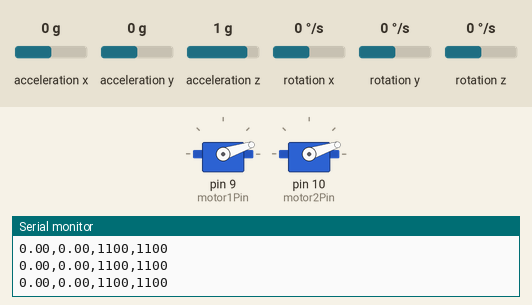
The sketch below on a simulated Arduino Uno, built with avr-gcc and run on an emulated ATmega328P. Parts: 2 × servo, the last lines printed to the serial monitor. Wiring (inferred from the names in the program): MPU-6050 motion sensor at I2C address 0x68. Inputs (shaded band) come from the test bench; at power-on: acceleration x 0 g, rotation y 0 °/s, acceleration z 1 g, acceleration y 0 g, rotation x 0 °/s, rotation z 0 °/s.

Above: at 7.2 s.
7.3 s: acceleration x set to -1.4 g
At 8.0 s:
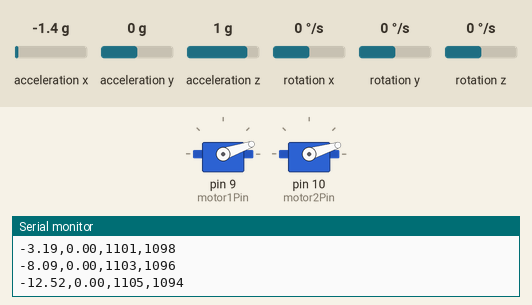
10.3 s: rotation y set to -192 °/s
13.3 s: acceleration z set to -1.4 g
At 13.8 s:
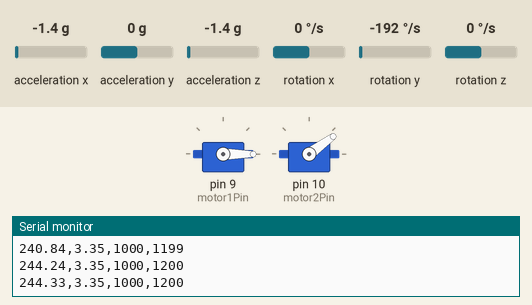
14.8 s: acceleration x set to -0.2 g
At 16.3 s:
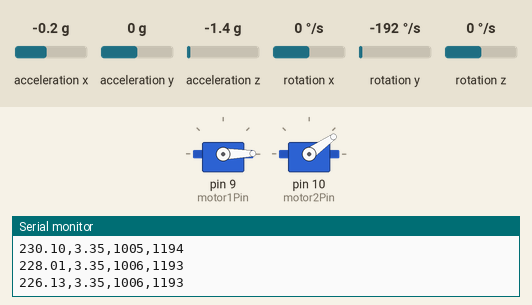
17.8 s: acceleration x set to 0.1 g
At 20.17 s:
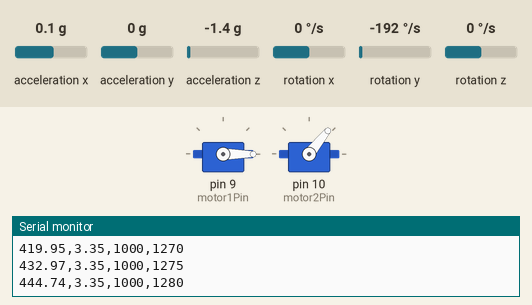
20.8 s: rotation y set to 0 °/s
At 24.54 s:
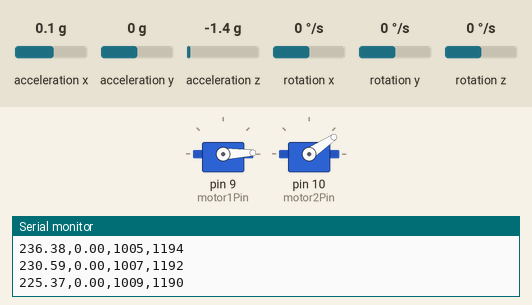
Timing chart, 0 to 24.8 s (numbered marks = the images above; inputs shaded):
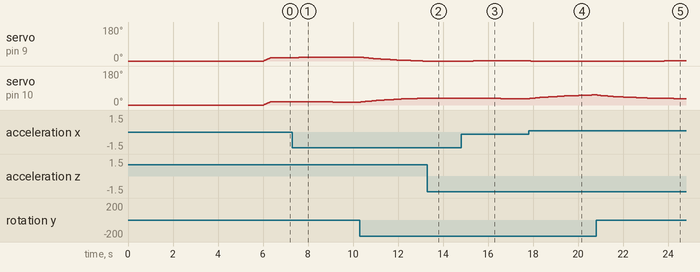

Measured:
- the behaviour switches between -0.1 and 0 g on acceleration x (found by bisection; images 3 and 4)
- after the input at 7.3 s, servo on pin 9 (motor1Pin): 18° → 19° after 0.29 s, → 20° 0.78 s later, → 21° 0.98 s later; servo on pin 10 (motor2Pin): 18° → 17° after 0.19 s, → 16° 0.72 s later, → 15° 0.90 s later
- after the input at 13.3 s, servo on pin 10 (motor2Pin): stays 36° (without the input it goes to 37° after 0.17 s)
- after the input at 14.8 s, servo on pin 9 (motor1Pin): 0° → 1° after 0.55 s, → 2° 1.6 s later; servo on pin 10 (motor2Pin): 36° → 35° after 0.39 s, → 34° 1.4 s later
- after the input at 17.8 s, servo on pin 9 (motor1Pin): 2° → 1° at once, → 0° 0.08 s later
- after the input at 20.8 s, servo on pin 9 (motor1Pin): 0° → 1° after 3.0 s, → 2° 0.50 s later

The sketch:

SF_Control.ino
```cpp
#include <Servo.h>
#include <Wire.h>
#include <avr/wdt.h>

// MPU6050
const int MPU_addr = 0x68;

int16_t AcX, AcY, AcZ, GyY;

// Angle and Angular Velocity
float theta = 0.0;        // filtered angle [deg]
float theta_acc = 0.0;    // accelerometer angle [deg]

float omega_deg = 0.0;    // gyro velocity [deg/s]
float omega = 0.0;        // gyro velocity [rad/s]

// Calibration offsets
float baseY = 0.0;
float gyroY_offset = 0.0;

// Complementary filter coefficient
float alpha = 0.99;

// Motors
const int motor1Pin = 9;
const int motor2Pin = 10;

Servo motor1;
Servo motor2;

// Timing
unsigned long lastTime = 0;
const unsigned long Ts_ms = 20;

// State Feedback Parameters
float theta_ref = 0;
float K_theta = 0.4;
float K_omega = 0.8;

// ESC Parameters

int u0 = 1100;

int u_min = 1000;
int u_max = 1300;

float pwm_slew = 6.0;
float u1_prev = 1000;
float u2_prev = 1000;

// Read MPU6050 using I2C

void readMPU()
{
  Wire.beginTransmission(MPU_addr);
  // Start reading from ACCEL_XOUT_H register
  Wire.write(0x3B);
  Wire.endTransmission(false);
  // Request 14 bytes
  Wire.requestFrom(MPU_addr, 14, true);
  // Accelerometer
  AcX = Wire.read() << 8 | Wire.read();
  AcY = Wire.read() << 8 | Wire.read();
  AcZ = Wire.read() << 8 | Wire.read();
  // Skip temperature
  Wire.read();
  Wire.read();
  // Skip GyX
  Wire.read();
  Wire.read();
  // Read GyY
  GyY = Wire.read() << 8 | Wire.read();
  // GyZ discarded automatically
}

void readSerialData()
{
  char buffer[32];

  if (Serial.available() > 0)
  {
    int len = Serial.readBytesUntil('\n',
                                    buffer,
                                    sizeof(buffer) - 1);

    buffer[len] = '\0';

    float ref, kp, kd;

    int parsed = sscanf(buffer,
                        "%f,%f,%f",
                        &ref,
                        &kp,
                        &kd);

    // Make sure ALL values received correctly
    if (parsed == 3)
    {
      // Safety limits
      if (ref >= -40.0 && ref <= 40.0)
      {
        theta_ref = ref;
      }

      if (kp >= 0.0 && kp <= 20.0)
      {
        K_theta = kp;
      }

      if (kd >= 0.0 && kd <= 20.0)
      {
        K_omega = kd;
      }
    }
  }
}

void readSerialDat()
{
    if (Serial.available() > 0)
    {
        String input = Serial.readStringUntil('\n');

        input.trim();

        // Find commas
        int firstComma  = input.indexOf(',');
        int secondComma = input.indexOf(',', firstComma + 1);

        // Validate format
        if (firstComma > 0 && secondComma > firstComma)
        {
            String refStr = input.substring(0, firstComma);

            String kpStr  = input.substring(firstComma + 1,
                                            secondComma);

            String kdStr  = input.substring(secondComma + 1);

            // Convert to float
            float ref = refStr.toFloat();
            float kp  = kpStr.toFloat();
            float kd  = kdStr.toFloat();

            // Safety limits
            if (ref >= -40 && ref <= 40)
                theta_ref = ref;

            if (kp >= 0 && kp <= 20)
                K_theta = kp;

            if (kd >= 0 && kd <= 20)
                K_omega = kd;
        }
    }
}

void setup()
{
  Serial.begin(115200);
  Wire.setWireTimeout(3000, true);
  Wire.begin();
  // Wake up MPU6050
  Wire.beginTransmission(MPU_addr);
  Wire.write(0x6B);
  Wire.write(0);
  Wire.endTransmission(true);
  delay(1000);

  // ESC Setup
  motor1.attach(motor1Pin, 1000, 2000);
  motor2.attach(motor2Pin, 1000, 2000);

  // Safe startup
  motor1.writeMicroseconds(1000);
  motor2.writeMicroseconds(1000);

  u1_prev = 1000;
  u2_prev = 1000;

  delay(5000);

  readMPU();

  // Initial angle reference
  baseY = atan2(AcX, AcZ) * RAD_TO_DEG;
  // Initial gyro bias
  gyroY_offset = GyY;
  // Initialize filtered angle at zero
  theta = 0.0;

  lastTime = millis();
  wdt_enable(WDTO_250MS);  // reset if loop stalls
}

void loop()
{
  wdt_reset();
  unsigned long now = millis();

  if (now - lastTime >= Ts_ms)
  {
    float dt = (now - lastTime) / 1000.0;

    // 1. Read MPU
    readMPU();
    readSerialDat();

    // 2. Accelerometer Angle
    theta_acc = atan2(AcX, AcZ) * RAD_TO_DEG - baseY;

    // 3. Gyroscope Angular Velocity
    omega_deg = -((GyY - gyroY_offset) / 131.0);

    // 4. Gyro Deadband
    if (abs(omega_deg) < 0.5)
    {
      omega_deg = 0.0;
    }

    // 5. Complementary Filter
    theta = alpha * (theta + omega_deg * dt)
          + (1.0 - alpha) * theta_acc;

    // 6. Stationary Drift Correction
    if (abs(theta_acc) < 0.5 && abs(omega_deg) < 0.03)
    {
      theta = theta_acc;
    }

    // 7. Convert omega to rad/s
    //omega = omega_deg * DEG_TO_RAD;
    static float omega_f = 0;

    omega_f = 0.9*omega_f + 0.1*omega_deg;

    omega = omega_f * DEG_TO_RAD;

    //readSerialData();

    // 8. State Feedback Control
     float du = -(K_theta * (theta - theta_ref) + K_omega * omega);

    // 9. Differential Motor Commands
    int u1 = u0 + du;
    int u2 = u0 - du;
    //kjkhigh

    // ESC saturation
    u1 = constrain(u1, u_min, u_max);
    u2 = constrain(u2, u_min, u_max);

    // 10. Slew Rate Limiting
    u1 = u1_prev + constrain(u1 - u1_prev, -pwm_slew, pwm_slew);

    u2 = u2_prev + constrain(u2 - u2_prev, -pwm_slew, pwm_slew);

    // Save previous PWM values
    u1_prev = u1;
    u2_prev = u2;

    // 11. Apply to ESCs
    motor1.writeMicroseconds((int)u1);
    motor2.writeMicroseconds((int)u2);

    // 12. Serial Logging
    static int print_cnt = 0;
    print_cnt++;
    if (print_cnt >= 10) {   // 10 Hz printing
      print_cnt = 0;
    Serial.print(theta, 2);
    Serial.print(",");

    Serial.print(omega, 2);
    Serial.print(",");

    Serial.print(u1);
    Serial.print(",");

    Serial.println(u2);
    }

    // Update Time
    lastTime = now;
  }
}
```
